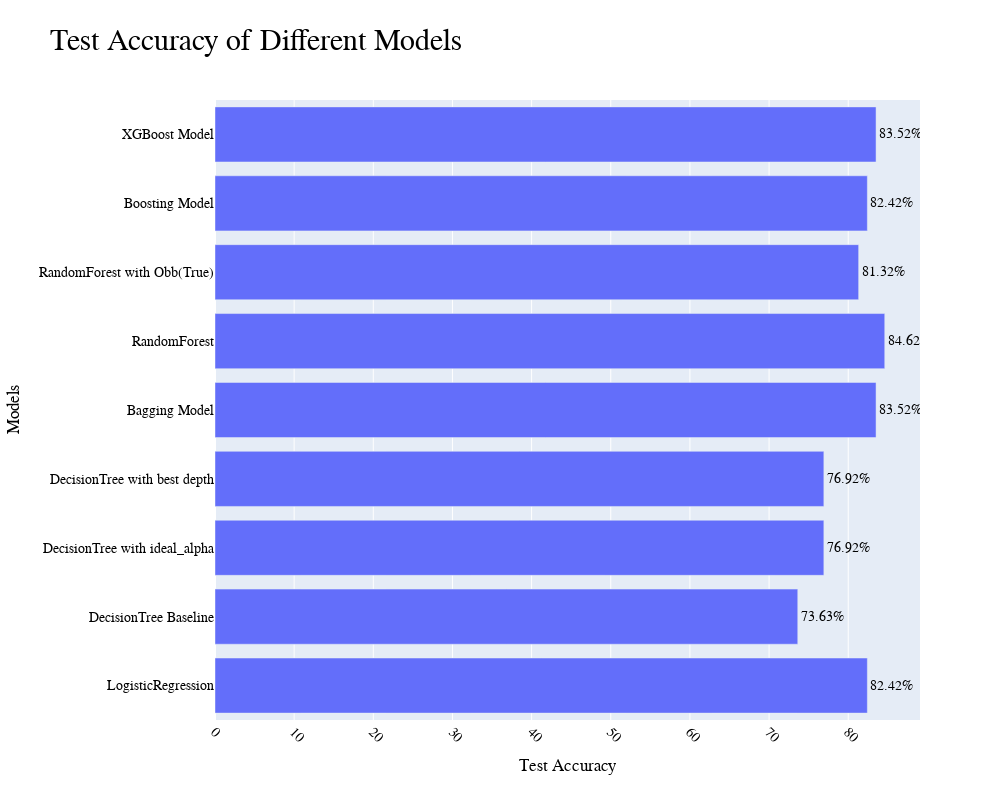

Notebook source saved alongside this figure:
### Code cell
# plot a bar graph
fig = px.bar(df, x='Test Accuracy', y='Models', text='Test Accuracy', width=1000, height=800, orientation='h',
            title="Test Accuracy of Different Models")

fig.update_traces(texttemplate='%{text:.4s}%', textposition='outside')
fig.update_layout(xaxis_tickangle=45, 
                  font=dict(
                  family="Times New Roman",
                  size=14,
                  color='black'
                  ),
                  title_font_family="Times New Roman",
                  title_font_color="black",
                  title_font_size=30
                  )

fig.show()

### Figure 1 — Plotly figure (JSON) as saved in the notebook; plotly's stock layout.template omitted (floating-point values rounded to 4 significant figures)
{"data": [{"alignmentgroup": "True", "hovertemplate": "Test Accuracy=%{text}<br>Models=%{y}<extra></extra>", "legendgroup": "", "marker": {"color": "#636efa"}, "name": "", "offsetgroup": "", "orientation": "h", "showlegend": false, "text": [82.42, 73.63, 76.92, 76.92, 83.52, 84.62, 81.32, 82.42, 83.52], "textposition": "outside", "texttemplate": "%{text:.4s}%", "type": "bar", "x": [82.42, 73.63, 76.92, 76.92, 83.52, 84.62, 81.32, 82.42, 83.52], "xaxis": "x", "y": ["LogisticRegression", "DecisionTree Baseline", "DecisionTree with ideal_alpha", "DecisionTree with best depth", "Bagging Model", "RandomForest", "RandomForest with Obb(True)", "Boosting Model", "XGBoost Model"], "yaxis": "y"}], "layout": {"barmode": "relative", "font": {"color": "black", "family": "Times New Roman", "size": 14}, "height": 800, "legend": {"tracegroupgap": 0}, "title": {"font": {"color": "black", "family": "Times New Roman", "size": 30}, "text": "Test Accuracy of Different Models"}, "width": 1000, "xaxis": {"anchor": "y", "domain": [0, 1], "tickangle": 45, "title": {"text": "Test Accuracy"}}, "yaxis": {"anchor": "x", "domain": [0, 1], "title": {"text": "Models"}}}}
